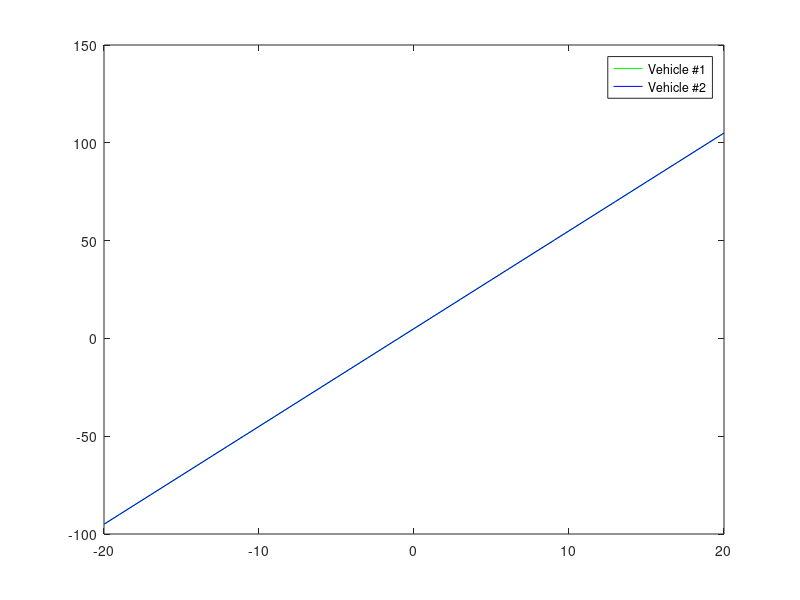

MATLAB code to generate this figure: (Note: this script raises an error after producing the figure.)
%Ishaan Taylor, ist2, HW10
%This script solves a system of linear equations.

clear
clf
xVal = -20: 1 :20;
mOne = input('Enter the velocity of vehicle #1:');
bOne = input('Enter the initial distance of vehicle #1:');
mTwo = input('Enter the velocity of vehicle #2:');
bTwo = input('Enter the initial distance of vehicle #2:');
y1 = mOne*xVal + bOne;
y2 = mTwo*xVal + bTwo;
mOverall = [-mOne 1; -mTwo 1];
bOverall = [bOne; bTwo];
U = mOverall\bOverall;
plot(xVal, y1, 'g')
hold on
plot(xVal, y2, 'b')
legend('Vehicle #1', 'Vehicle #2')
xVallabel('Time')
ylabel('Distance')
if mOne ~= mTwo
    plot(U(1),U(2),'r', 'o')
    axValis([U(1)-10 U(1)+10 U(2)-10 U(2)+10])
else
    plot(5,3, 'No Solution')
end